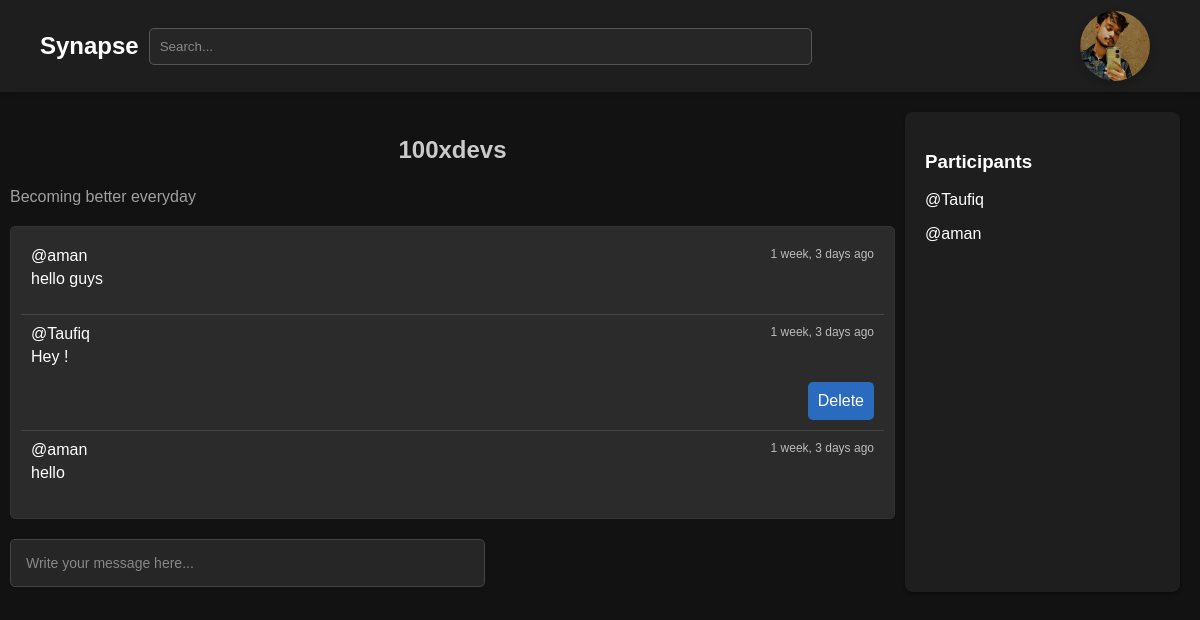
/room/1/ (signed in), run on the app's committed database.
### base/models.py (models this page shows, shortened)
class User(AbstractUser):
    name = models.CharField(max_length=200 ,null=True)
    email = models.EmailField(null=True,unique=True)
    bio = models.TextField(null=True)
    avatar = models.ImageField(null=True,default="avatar.png")
    USERNAME_FIELD = 'email'
    REQUIRED_FIELDS = []

class Room(models.Model):
    host = models.ForeignKey(User, on_delete=models.SET_NULL, null=True)
    name = models.CharField(max_length=200)
    participants = models.ManyToManyField(User,related_name='participants')
    description = models.TextField(null=True, blank=True)
    topic = models.ForeignKey(Topic, on_delete=models.SET_NULL, null=True)
    updated = models.DateTimeField(auto_now= True)
    created = models.DateTimeField(auto_now_add= True)
    class Meta:
        ordering = ['-updated', 'created']

class Message(models.Model):
    user = models.ForeignKey(User, on_delete=models.CASCADE)
    body = models.TextField()
    room = models.ForeignKey(Room, related_name='messages', on_delete=models.CASCADE)
    updated = models.DateTimeField(auto_now= True)
    created = models.DateTimeField(auto_now_add= True)
    class Meta:
        ordering = ['-updated', 'created']

### base/views.py (the view, shortened to what this page needs)
# urls.py: path('room/<str:pk>', views.getRoom),
def room(request,pk):
    room = Room.objects.get(id=pk)
    room_messages = room.messages.all()
    participants = room.participants.all()
    return render(request,'base/room.html', {'room' : room, 'room_messages':room_messages, 'participants': participants})

### base/templates/base/room.html (shortened to what this page needs)
{% extends 'main.html' %} {% block content %}
<div class="main-container" style="margin: 10px">
  <div class="message-container">
    <header>
      <h3
        style="font-size: x-large; padding-top: 10px; color: rgb(202, 202, 202)"
      >
        {{ room.name }}
      </h3>
      <div style="text-align: start; color: rgb(160, 160, 160)">
        {{ room.description }}
      </div>
    </header>
    <div class="messages">
      {% for message in room_messages %}
      <div class="message">
        <div class="message-info">
          <span class="username"
            ><a href="url 'user-profile' message.user.id "
              >@{{message.user.username}}</a
            ></span
          >
          <span class="time">{{message.created|timesince}} ago</span>
        </div>
        <p class="message-body">{{message.body}}</p>
        {% if request.user == message.user %}
        <div style="display: flex; justify-content: flex-end">
          <a
            style="background-color: #2b6bbf; padding: 10px; border-radius: 5px"
            href="{% url 'delete-message' message.id %}"
            >Delete</a
          >
        </div>
        {% endif %}
      </div>
      {% endfor %}
    </div>
    {% if request.user.is_authenticated %}
    <div class="input-bar" style="width: 100%;">
      <form method="POST" action="" style="width: 100%;">
        <input
        class="message-input"
        style="width: 50%; padding: 15px;"
          type="text"
          name="body"
          placeholder="Write your message here..."
        />
      </form>
    </div>
    {% endif %}
  </div>
  <div style="margin: 10px" class="column">
    <h3>Participants</h3>
    {% for p in participants %}
    <p>@{{p.username}}</p>
    {% endfor %}
  </div>
</div>
{% endblock %}

### templates/nav.html
<nav class="navbar">
  <a class="logo" href="/">Synapse </a>
  <div class="search-container">
    <form style="padding: 10px" method="GET" action="{% url 'home' %}">
      <input class="search-bar" name="q" placeholder="Search..." />
    </form>
  </div>
  <div style="margin-right: 10px; margin-left: 25%">
    {% if request.user.is_authenticated %}
    <a href="{% url 'user-profile' request.user.id %}">
      <div class="profile-pic-container" style="    width: 70px;
    height: 70px;">
        <img src="{{request.user.avatar.url}}" alt="Profile Picture" />
      </div>
    </a>
    {% else %}
    <a style="" href="{% url 'login' %}">hhd</a>
    {% endif %}
  </div>
</nav>

### static/styles/style.css (style rules this page uses)
body { margin: 0; font-family: 'Arial', sans-serif; background-color: #121212; color: #ffffff; }
a { text-decoration: none; color: white; }
.navbar { display: flex; justify-content: space-between; align-items: center; padding: 1rem 40px; background-color: #1e1e1e; height: 60px; box-shadow: 0 2px 8px rgba(0, 0, 0, 0.2); }
.logo { font-size: 24px; font-weight: bold; }
.search-container { flex: 1; }
.search-bar { width: 100%; padding: 10px; border-radius: 5px; border: 1px solid #555; background-color: #262626; color: #ffffff; }
.search-bar::placeholder { color: #888; }
.username { margin-right: 20px; color: #ffffff; font-size: 16px; }
.column { background-color: #1e1e1e; padding: 20px; border-radius: 8px; box-shadow: 0 2px 4px rgba(0, 0, 0, 0.3); }
header { text-align: center; margin-bottom: 20px; }
.messages { max-height: 400px; overflow-y: auto; margin-bottom: 20px; padding: 10px; border: 1px solid #333; border-radius: 5px; background-color: #2b2b2b; }
.message { padding: 10px; border-bottom: 1px solid #444; }
.message:last-child { border-bottom: none; }
.message-info { display: flex; justify-content: space-between; font-size: 12px; color: #bbb; }
.message-body { margin-top: 5px; color: #ffffff; }
.input-bar { display: flex; align-items: center; }
.message-input { flex: 1; border: 1px solid #444; border-radius: 5px; margin-right: 10px; background-color: #262626; color: #ffffff; }
.message-input::placeholder { color: #888; }
input[type="text"], input[type="email"], input[type="password"], textarea, select { padding: 10px; margin-bottom: 15px; border: 1px solid #444; border-radius: 5px; background-color: #262626; color: #ffffff; font-size: 14px; }
input::placeholder, textarea::placeholder { color: #888; }
.profile-pic-container { border-radius: 50%; overflow: hidden; box-shadow: 0 4px 10px rgba(0, 0, 0, 0.2); }
.profile-pic-container img { width: 100%; height: 100%; object-fit: cover; display: block; }

### base/templates/base/room.html (style rules this page uses)
.main-container { display: grid; grid-template-columns: 3fr 1fr; }

### data on the page
User: user.avatar (picture), username "Taufiq"
Room: name "100xdevs", description "Becoming better everyday"
Message: user.username "aman", created "1 week, 3 days", body "hello guys"
Message: user.username "Taufiq", created "1 week, 3 days", body "Hey !", shows "Delete"
Message: user.username "aman", created "1 week, 3 days", body "hello"
User: username "aman"
